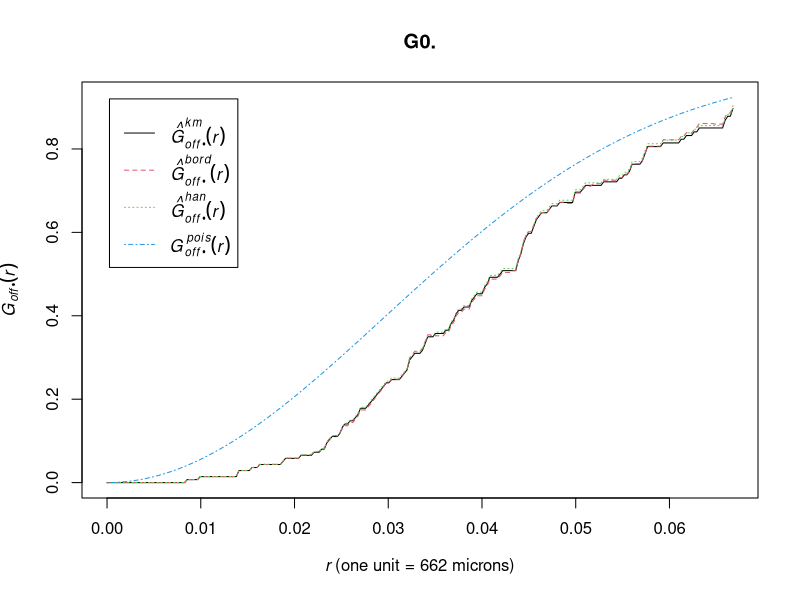

Write R code to recreate this figure.
library(spatstat)


### Name: Gdot
### Title: Multitype Nearest Neighbour Distance Function (i-to-any)
### Aliases: Gdot
### Keywords: spatial nonparametric

### ** Examples

    # amacrine cells data
    G0. <- Gdot(amacrine, "off") 
    plot(G0.)

    # synthetic example    
    pp <- runifpoispp(30)
    pp <- pp %mark% factor(sample(0:1, npoints(pp), replace=TRUE))
    G <- Gdot(pp, "0")
    G <- Gdot(pp, 0) # equivalent
